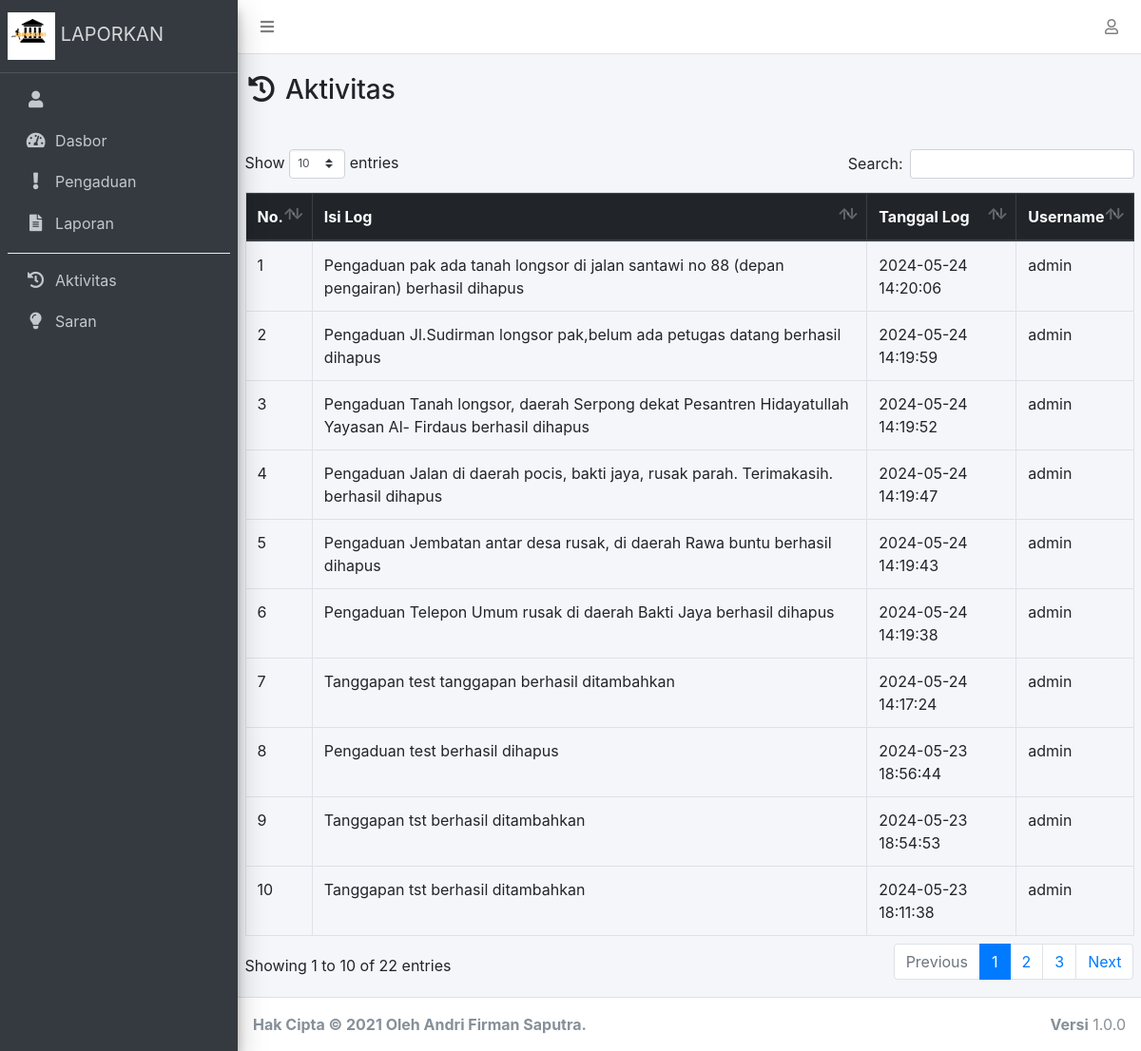
Page /index.php/log on the committed database.
### tables this page shows
CREATE TABLE `log` (
  `id_log` int(11) NOT NULL,
  `isi_log` text NOT NULL,
  `tgl_log` datetime NOT NULL,
  `id_user` int(11) NOT NULL
);

CREATE TABLE `user` (
  `id_user` int(11) NOT NULL,
  `nama` varchar(100) NOT NULL,
  `username` varchar(100) NOT NULL,
  `password` varchar(255) NOT NULL,
  `no_telepon` varchar(20) NOT NULL,
  `jabatan` enum('administrator','operator') NOT NULL
);

### application/controllers/Log.php (called while the page is built, shortened)
<?php
class Log extends CI_Controller
{
	public function __construct()
	{
		$this->load->model('Admin_model', 'admo');
		$this->load->model('Log_model', 'lomo');
	}
	public function index()
	{
		$data['dataUser']	= $this->admo->getDataUserAdmin();
		$data['title'] 		= 'Riwayat';
		$data['log']   		= $this->lomo->getLog();
		$this->load->view('templates/header-admin', $data);
		$this->load->view('log/index', $data);
		$this->load->view('templates/footer-admin', $data);
	}
}

### index.php (called while the page is built, shortened)
<?php
require_once BASEPATH.'core/CodeIgniter.php';

### application/models/Log_model.php (called while the page is built, shortened)
<?php
class Log_model extends CI_Model
{
	public function getLog()
	{
		$this->db->join('user', 'user.id_user=log.id_user');
		$this->db->order_by('tgl_log', 'desc');
		return $this->db->get('log')->result_array();
	}
}

### application/views/log/index.php (the view)
<div class="container">
	<div class="row justify-content-center py-3">
		<div class="col-lg header-title">
			<h3><i class="fas fa-fw fa-history"></i> Aktivitas</h3>
		</div>
	</div>
	<div class="row py-3">
		<div class="col-lg">
			<div class="table-responsive">
				<table class="table table-bordered" id="table_id">
					<thead class="thead-dark">
						<tr>
							<th>No.</th>
							<th>Isi Log</th>
							<th>Tanggal Log</th>
							<th>Username</th>
						</tr>
					</thead>
					<tbody>
						<?php $i = 1; ?>
						<?php foreach ($log as $dl): ?>
							<tr>
								<td><?= $i++; ?></td>
								<td><?= $dl['isi_log']; ?></td>
								<td><?= $dl['tgl_log']; ?></td>
								<td><?= $dl['username']; ?></td>
							</tr>
						<?php endforeach ?>
					</tbody>
				</table>
			</div>
		</div>
	</div>
</div>

### assets/css/zona_lapor.css (style rules this page uses)
.header-title { margin: 5px 0; text-align: center; }
@media (min-width: 992px) { .header-title { margin: 5px 0; text-align: left; } }

### rows in the picture
log: isi_log "Pengaduan pak ada tanah longsor di jalan santawi no 88 (depan pengairan) berhasil dihapus", tgl_log "2024-05-24 14:20:06", id_user.username "admin"
log: isi_log "Pengaduan Jl.Sudirman longsor pak,belum ada petugas datang berhasil dihapus", tgl_log "2024-05-24 14:19:59", id_user.username "admin"
log: isi_log "Pengaduan Tanah longsor, daerah Serpong dekat Pesantren Hidayatullah Yayasan Al- Firdaus berhasil dihapus", tgl_log "2024-05-24 14:19:52", id_user.username "admin"
log: isi_log "Pengaduan Jalan di daerah pocis, bakti jaya, rusak parah. Terimakasih. berhasil dihapus", tgl_log "2024-05-24 14:19:47", id_user.username "admin"
log: isi_log "Pengaduan Jembatan antar desa rusak, di daerah Rawa buntu berhasil dihapus", tgl_log "2024-05-24 14:19:43", id_user.username "admin"
log: isi_log "Pengaduan Telepon Umum rusak di daerah Bakti Jaya berhasil dihapus", tgl_log "2024-05-24 14:19:38", id_user.username "admin"
log: isi_log "Tanggapan test tanggapan berhasil ditambahkan", tgl_log "2024-05-24 14:17:24", id_user.username "admin"
log: isi_log "Pengaduan test berhasil dihapus", tgl_log "2024-05-23 18:56:44", id_user.username "admin"
log: isi_log "Tanggapan tst berhasil ditambahkan", tgl_log "2024-05-23 18:54:53", id_user.username "admin"
log: isi_log "Tanggapan tst berhasil ditambahkan", tgl_log "2024-05-23 18:11:38", id_user.username "admin"
